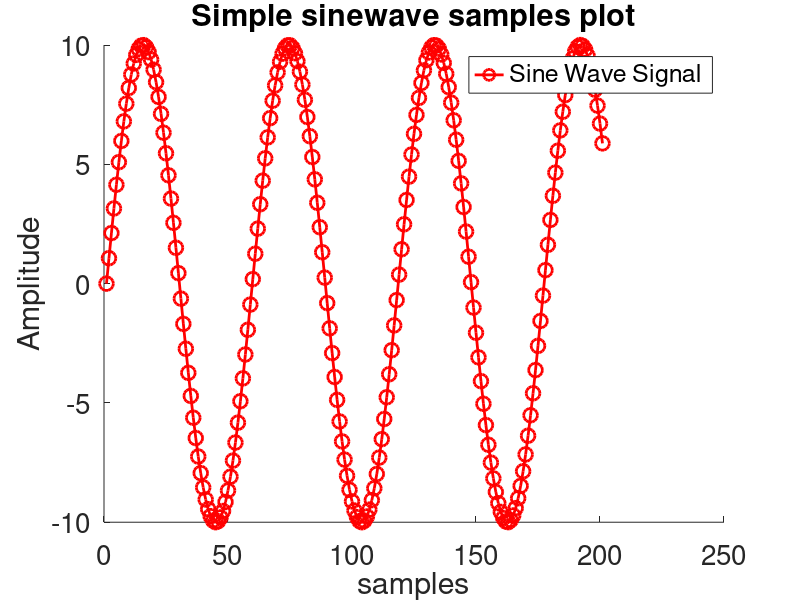
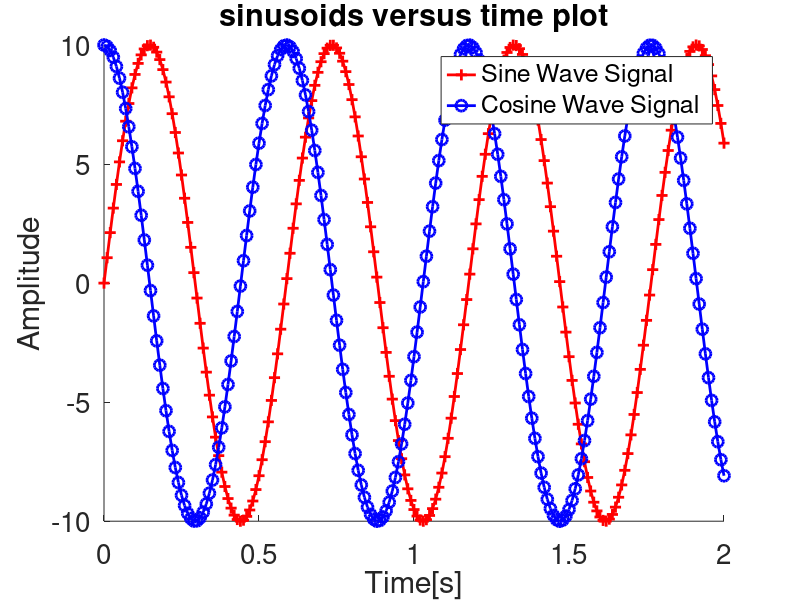
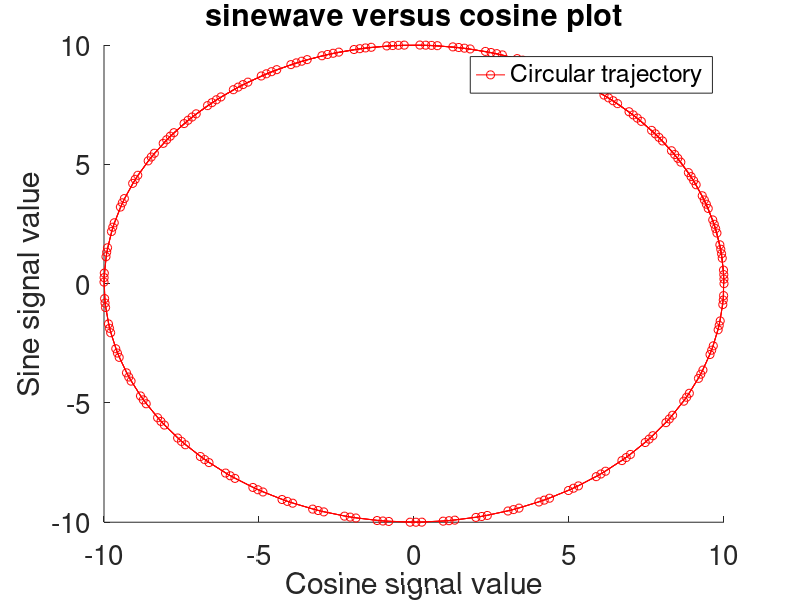

These figures' MATLAB source, in order:
%%%%%%%%%%%%%%%%%%%%%%%%%%%%%%%%%%%%%%%%%%%%%%%%%%%%%%%%%%%%%%%%%%%%%%%%%%%
% Author: Dr. Ian Howard
% Associate Professor (Senior Lecturer) in Computational Neuroscience
% Centre for Robotics and Neural Systems
% Plymouth University
% A324 Portland Square
% PL4 8AA
% Plymouth, Devon, ?UK
% howardlab.com
% 24/09/2018

%%%%%%%%%%%%%%%%%%%%%%%%%%%%%%%%%%%%%%%%%%%%%%%%%%%%%%%%%%%%%%%%%%%%%%%%%%%
% test simple plot demo

% clear all variables
clear all

% clear workspace
clc

% close all open figs
close all

%%%%%%%%%%%%%%%%%%%%%%%%%%%%%%%%%%%%%%%%%%%%%%%%%%%%%%%%%%%%%%%%%%%%%%%%%%%
% generate some time samples

% want 2 seconds 
timeMax = 2;

% want 10ms time steps
deltaT = 0.01;

% start at zero
t = 0:deltaT:timeMax;

% show time matrix size
size(t)

% now transpose and do again
size(t')

% print values to display
t'

%%%%%%%%%%%%%%%%%%%%%%%%%%%%%%%%%%%%%%%%%%%%%%%%%%%%%%%%%%%%%%%%%%%%%%%%%%%
% generate a sine wave at time point defines in time sampe matrix t

% set frequency to 1.7 Hz
f = 1.7;

% amplutude of sin set to 10
amplitude = 10;

% use Matlab sin function
dataSin = amplitude * sin(2 * pi * f * t);

% use Matlab cos function
dataCos = amplitude * cos(2 * pi * f * t);

% print transposed values of sine data to display in column
dataSin'


%%%%%%%%%%%%%%%%%%%%%%%%%%%%%%%%%%%%%%%%%%%%%%%%%%%%%%%%%%%%%%%%%%%%%%%%%%%
% always yswe the help funtion in Matlab to find out what  function does!
% for example
help plot

%%%%%%%%%%%%%%%%%%%%%%%%%%%%%%%%%%%%%%%%%%%%%%%%%%%%%%%%%%%%%%%%%%%%%%%%%%%
% simple graphical plot

% want a new figure
figure

% want to hold everything we ask for onto this plot
hold on

% now plot array
% 'r' for red
% 'o' gives plus symbol
% '-' draws line between points
h=plot(dataSin, 'ro-');

% notice plot return a handle with plot properties
% later versions of Matlab let you change parameters directly
% from handle structure

h

% we can also always use handle with set function to change plot parameters
% change plot line
set(h, 'LineWidth', 2);
set(h, 'MarkerSize', 10);

% add a title
h=title('Simple sinewave samples plot');
% want bigger font than default
set(h, 'FontSize', 20);

% put on legend to plotted line
h=legend('Sine Wave Signal');
% want bigger font than default
set(h, 'FontSize', 20);

% add x-axis label
h=xlabel('samples');
% want bigger font than default
set(h, 'FontSize', 20);

% add y-axis label
h=ylabel('Amplitude');
% want bigger font than default
set(h, 'FontSize', 20);


% want bigger font than default on numbering
set(gca, 'FontSize', 20);


%%%%%%%%%%%%%%%%%%%%%%%%%%%%%%%%%%%%%%%%%%%%%%%%%%%%%%%%%%%%%%%%%%%%%%%%%%%
% plot sine and cosine against time

% want a new figure
figure
% want to hold everything we ask for onto this plot
hold on
% now plot sin data array versus time
% 'r' for red
% '+' gives plus marker
% '-' draws line between points
h=plot(t, dataSin, 'r+-');
set(h, 'LineWidth', 2);
set(h, 'MarkerSize', 8);
% now plot cos data array versus time
% 'b' for blue
% 'o' gives o marker
% '-' draws line between points
h=plot(t, dataCos, 'bo-');
set(h, 'LineWidth', 2);
set(h, 'MarkerSize', 8);

% add a title
h=title('sinusoids versus time plot');
% want bigger font than default
set(h, 'FontSize', 20);
% add x-axis label
h=xlabel('Time[s]');
% want bigger font than default
set(h, 'FontSize', 20);
% add y-axis label
h=ylabel('Amplitude');
% want bigger font than default
set(h, 'FontSize', 20);
% put on legend to plotted line
h=legend('Sine Wave Signal', 'Cosine Wave Signal');
% want bigger font than default
set(h, 'FontSize', 20);
% want bigger font than default on numbering
set(gca, 'FontSize', 20);



%%%%%%%%%%%%%%%%%%%%%%%%%%%%%%%%%%%%%%%%%%%%%%%%%%%%%%%%%%%%%%%%%%%%%%%%%%%
% plot sine against cosine

% want a new figure
figure
% want to hold everying we ask fo onto this plot
hold on
% now plot array
% 'r' for red
% 'o' gives plus symbol
% '-' draws line between points
h=plot(dataCos, dataSin, 'ro-');

% add a title
h=title('sinewave versus cosine plot');
% want bigger font than default
set(h, 'FontSize', 20);
% add x-axis label
h=xlabel('Cosine signal value');
% want bigger font than default
set(h, 'FontSize', 20);
% add y-axis label
h=ylabel('Sine signal value');
% want bigger font than default
set(h, 'FontSize', 20);
% put on legend to plotted line
h=legend('Circular trajectory');
% want bigger font than default
set(h, 'FontSize', 20);
% want bigger font than default on numbering
set(gca, 'FontSize', 20);



